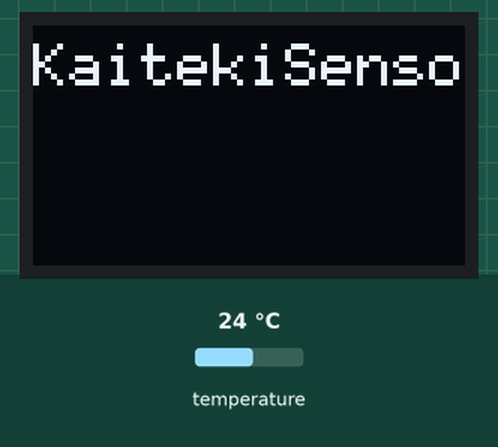
The sketch below on a simulated ESP32. Shown: 72×40 one-colour display. Inputs (shaded band) come from the test bench; at power-on: temperature 24 °C. Nothing arrives over Bluetooth unless stated; a phone connects over Bluetooth LE 3 s after start; what the sketch prints to the serial monitor is not drawn.

Above: at 0.4 s.
At 1.7 s:
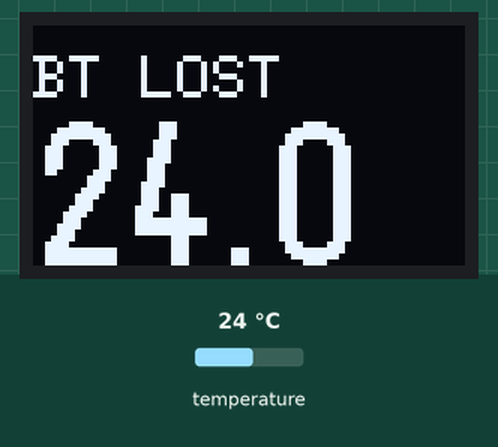
1.8 s: temperature set to 12 °C
At 5.6 s:
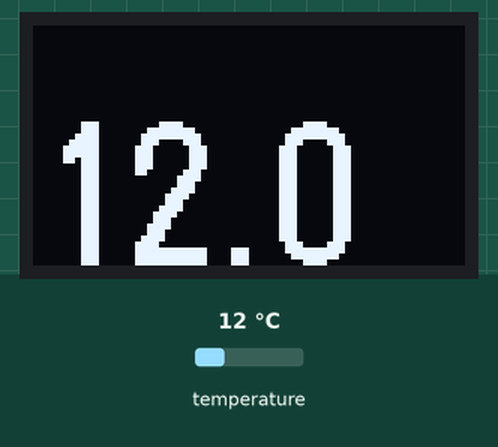
6.1 s: temperature set to 19 °C
At 7.5 s:
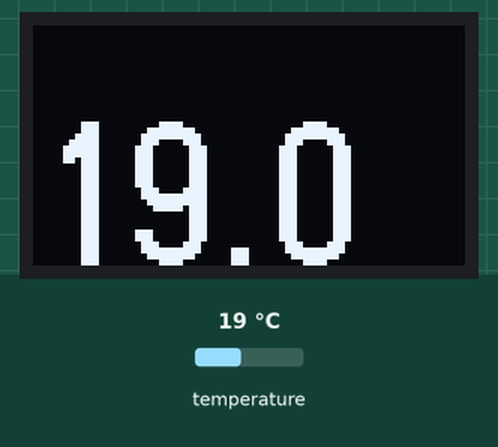
8.6 s: temperature set to 28 °C
At 11.3 s:
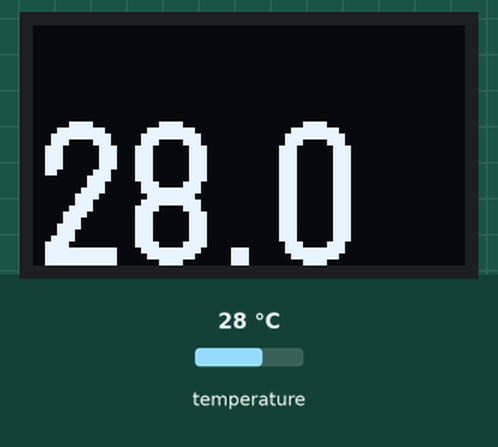
Timing chart, 0 to 12.8 s (numbered marks = the images above; inputs shaded):
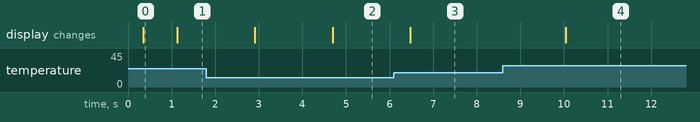

Measured:
- after the input at 1.8 s, the display: first changes after 1.1 s (image 2 shows a later state)
- after the input at 6.1 s, the display: changes after 0.37 s (image 3)
- after the input at 8.6 s, the display: changes after 1.4 s (image 4)
- what the display in image 0 shows lasts 0.7 s, from 0.4 s to 1.1 s

The sketch:

ESP32_TX_BT_Final.ino
```cpp
#define USB_CDC_ON_BOOT 1

#include <OneWire.h>
#include <DallasTemperature.h>
#include <U8g2lib.h>

#include <BLEDevice.h>
#include <BLEUtils.h>
#include <BLEServer.h>
#include <BLE2902.h>

// ---- DS18B20 ----
#define DS18B20_PIN 4
OneWire oneWire(DS18B20_PIN);
DallasTemperature sensors(&oneWire);

// ---- OLED (72x40) ----
// FIX #1: rotate so text is correct with USB-C at bottom
U8G2_SSD1306_72X40_ER_F_HW_I2C u8g2(U8G2_R0, U8X8_PIN_NONE, 6, 5);

// ---- BLE ----
const char* SERVICE_UUID   = "12345678-1234-1234-1234-1234567890ab";
const char* CHAR_TEMP_UUID = "abcd1234-5678-90ab-cdef-1234567890ab";

BLECharacteristic* tempChar;
bool deviceConnected = false;

class MyServerCallbacks : public BLEServerCallbacks {
  void onConnect(BLEServer* pServer) override {
    deviceConnected = true;
    Serial.println("BLE central connected");
  }
  void onDisconnect(BLEServer* pServer) override {
    deviceConnected = false;
    Serial.println("BLE central disconnected");
    // Restart advertising so Module B can reconnect
    BLEDevice::startAdvertising();
  }
};

void setupBle() {
  BLEDevice::init("KaitekiSensor");

  BLEServer* pServer = BLEDevice::createServer();
  pServer->setCallbacks(new MyServerCallbacks());

  BLEService* pService = pServer->createService(SERVICE_UUID);

  tempChar = pService->createCharacteristic(
    CHAR_TEMP_UUID,
    BLECharacteristic::PROPERTY_READ |
    BLECharacteristic::PROPERTY_NOTIFY
  );

  tempChar->addDescriptor(new BLE2902());  // enable notify

  pService->start();

  BLEAdvertising* pAdvertising = BLEDevice::getAdvertising();
  pAdvertising->addServiceUUID(SERVICE_UUID);
  pAdvertising->setScanResponse(true);
  pAdvertising->setMinPreferred(0x06);
  pAdvertising->setMinPreferred(0x12);
  BLEDevice::startAdvertising();

  Serial.println("BLE advertising as KaitekiSensor");
}

void setup() {
  Serial.begin(115200);
  delay(300);
  Serial.println("Module A: KaitekiSensor starting");

  sensors.begin();

  u8g2.begin();
  u8g2.clearBuffer();
  u8g2.setFont(u8g2_font_6x10_tr);
  u8g2.drawStr(0, 10, "KaitekiSensor");
  u8g2.sendBuffer();

  setupBle();
}

void loop() {
  sensors.requestTemperatures();
  float t = sensors.getTempCByIndex(0);

  if (t < -50 || t > 125) {
    Serial.println("ERROR: DS18B20 read failed");

    // Optional: still show error on OLED (keeps behavior reasonable)
    u8g2.clearBuffer();
    u8g2.setFont(u8g2_font_6x12_tf);
    u8g2.drawStr(0, 14, "DS18B20 ERR");
    u8g2.sendBuffer();
  } else {
    // Serial debug
    Serial.print("Temp: ");
    Serial.print(t);
    Serial.println(" C");

    // Update OLED
    u8g2.clearBuffer();

// Update OLED
u8g2.clearBuffer();

if (!deviceConnected) {
  // ---- BT LOST: two-line display ----
  // Line 1: BT status (small font)
  u8g2.setFont(u8g2_font_6x12_tf);
  u8g2.drawStr(0, 12, "BT LOST");

  // Line 2: Temperature (big font)
  u8g2.setFont(u8g2_font_logisoso24_tn);
  char disp[12];
  sprintf(disp, "%.1fC", t);
  u8g2.drawStr(0, 40, disp);   // bottom-aligned
} else {
  // ---- BT connected: big temperature only ----
  u8g2.setFont(u8g2_font_logisoso24_tn);
  char disp[12];
  sprintf(disp, "%.1fC", t);
  u8g2.drawStr(0, 40, disp);
}

u8g2.sendBuffer();

    u8g2.sendBuffer();

    // Send over BLE if a central is connected
    if (deviceConnected && tempChar) {
      char buf[16];
      sprintf(buf, "%.2f", t);  // string like "21.73"
      tempChar->setValue((uint8_t*)buf, strlen(buf));
      tempChar->notify();
      Serial.print("Notified BLE: ");
      Serial.println(buf);
    }
  }

  delay(1000);
}
```
